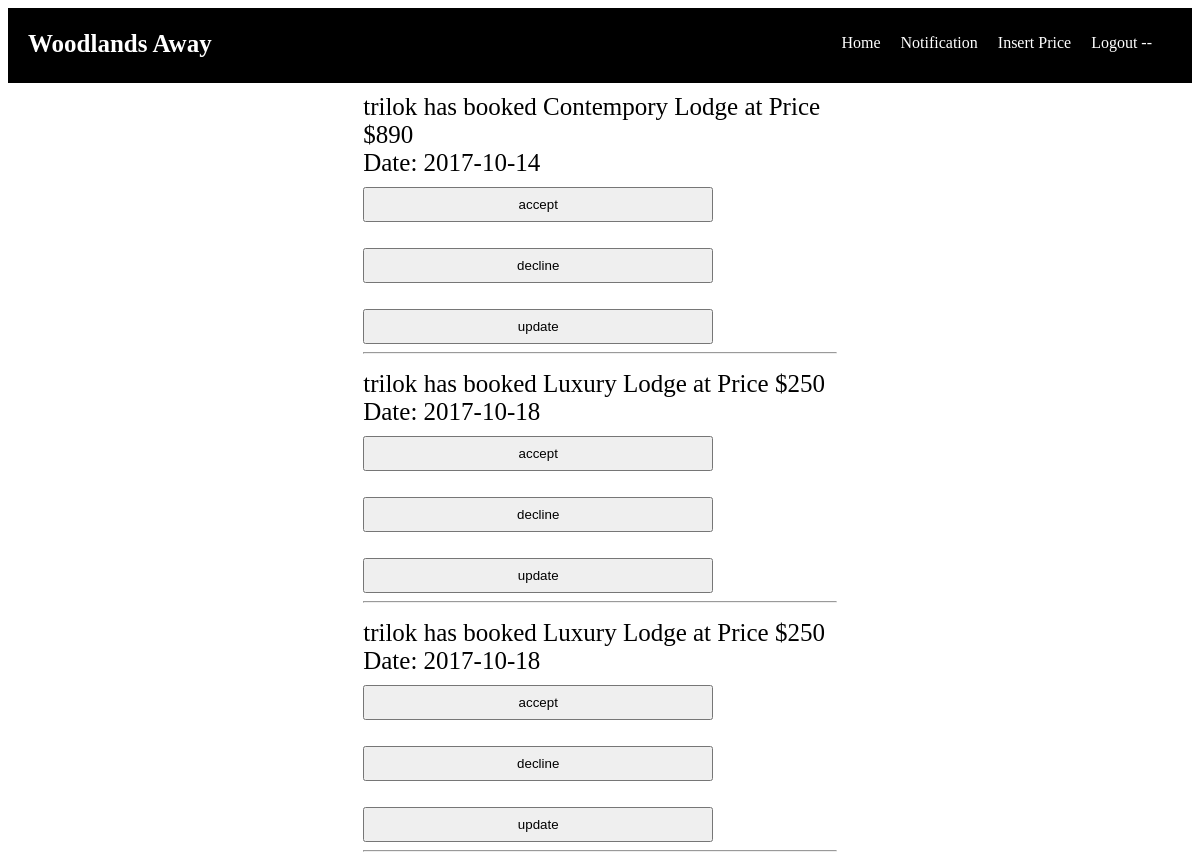
The page /admin/home/notification.php on the database its author committed.
### tables this page shows
CREATE TABLE `booking` (
  `id` int(11) NOT NULL,
  `user_id` int(11) NOT NULL,
  `log_id` int(11) NOT NULL,
  `month` varchar(1000) NOT NULL,
  `price` int(11) NOT NULL
);

CREATE TABLE `users` (
  `id` int(11) NOT NULL,
  `first_name` varchar(100) NOT NULL,
  `last_name` varchar(100) NOT NULL,
  `email` varchar(200) NOT NULL,
  `gender` varchar(10) NOT NULL,
  `address` varchar(200) NOT NULL,
  `post_code` varchar(100) NOT NULL,
  `password` varchar(100) NOT NULL
);

CREATE TABLE `log` (
  `log_id` int(11) NOT NULL,
  `log_type` varchar(20) NOT NULL,
  `description` varchar(10000) NOT NULL,
  `price` int(11) NOT NULL,
  `photo_name` varchar(1000) NOT NULL
);

### controller/DBConnection.php (called while the page is built)
<?php
class DBConnection {
    private $host;
    private $user;
    private $pass;
    private $database;
    private $conn;
    function DBConnection() {
        $this->host = 'localhost';
        $this->user = 'root';
        $this->pass = '';
        $this->database = 'woodlands_away';
    }
    public function getConnections() {
        $this->conn = new mysqli($this->host, $this->user, $this->pass, $this->database) or
        die($this->conn->error);
        return $this->conn;
    }
}

### controller/Admin.php (called while the page is built, shortened)
<?php
include_once ('DBConnection.php');
class Admin extends DBConnection {
    public function showBooking() {
        $sql = "select * from booking";
        $res = $this->getConnections()->query($sql);
        return mysqli_fetch_all($res);
    }
    public function getLodgeType($id) {
        $sql = "select log_type from log where log_id=".$id;
        $res = $this->getConnections()->query($sql);
        return mysqli_fetch_row($res);
    }
}

### controller/Users.php (called while the page is built, shortened)
<?php
include_once 'DBConnection.php';
class Users extends DBConnection {
    public function getUserName($user_id) {
        $sql = "select first_name from users where id=".$user_id;
        $res = $this->getConnections()->query($sql);
        return mysqli_fetch_row($res);
    }
}

### admin/home/notification.php (the view, shortened to what this page needs)
<?php
include_once 'navigation.php';
include_once '../../controller/Admin.php';
include_once '../../controller/Users.php';
$admin = new Admin();
$booking = $admin->showBooking();
$user = new Users();
?>
<div style="width: 80%; margin-top: 10px; margin-left: auto; margin-right: auto;">
    <div style="width:50%; margin-left:auto; margin-right: auto">
            <?php
            foreach($booking as $value) {
                $name = $user->getUserName($value[1]);
                $lodge_type = $admin->getLodgeType($value[2])
                ?>
            <label style="font-size: 25px;"><?php echo $name[0] ?> has booked <?php echo $lodge_type[0] ?> Lodge at Price $<?php echo $value[4] ?></label><br />
            <label style="font-size: 25px;">Date: <?php echo $value[3]; ?></label><br />
            <form method="post" action="../../Action/admin/accept_booking.php?id=<?php echo $value[0] ?>">
                <input style="width: 350px; height: 35px; margin-top: 10px;" type="submit" value="accept" name="accept">
            </form>
            <form method="post" action="../../Action/admin/delete_booking.php?id=<?php echo $value[0] ?>">
                <input style="width: 350px; height: 35px; margin-top: 10px;" type="submit" value="decline" name="decline">
            </form>
            <form method="post" action="update.php?id=<?php echo $value[0] ?>">
                <input style="width: 350px; height: 35px; margin-top: 10px;" type="submit" value="update" name="update"></a>
            <hr />
            </form>
                    <?php
            }
            ?>
    </div>
</div>

### rows shown on the page
booking: user.first_name "trilok", log.log_type "Contempory", price "890", month "2017-10-14"
booking: user.first_name "trilok", log.log_type "Luxury", price "250", month "2017-10-18"
booking: user.first_name "trilok", log.log_type "Luxury", price "250", month "2017-10-18"
